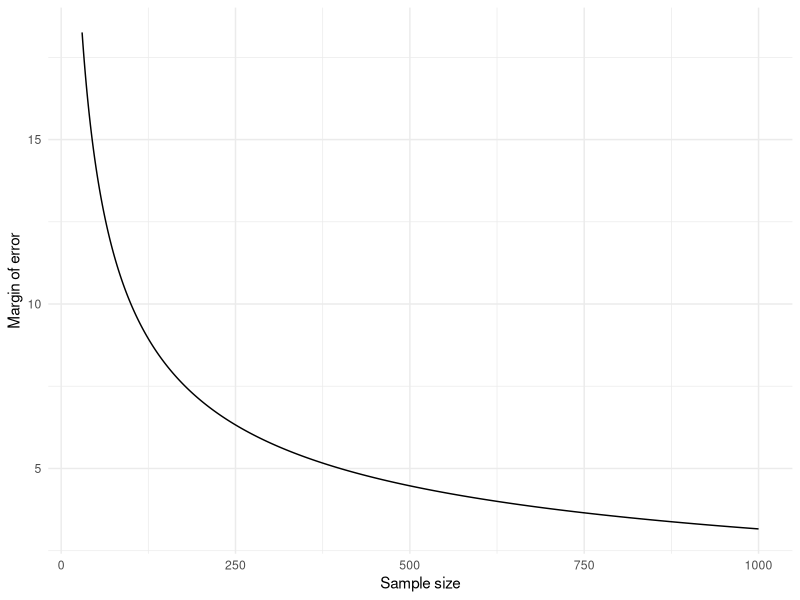

The R source for this figure:
## ---- chunk 1
#| label: fig-f1-7
#| echo: true
#| message: false
#| fig-cap: 'Margin of Error and Sample Size'
library(tidyverse)

dfm <- tibble(
  "Sample size" = 30:1000,
  "Margin of error" = 100/sqrt(`Sample size`)
)

dfm |> 
  ggplot() +
  aes(x = `Sample size`,
      y = `Margin of error`) +
  geom_path() +
  theme_minimal()
